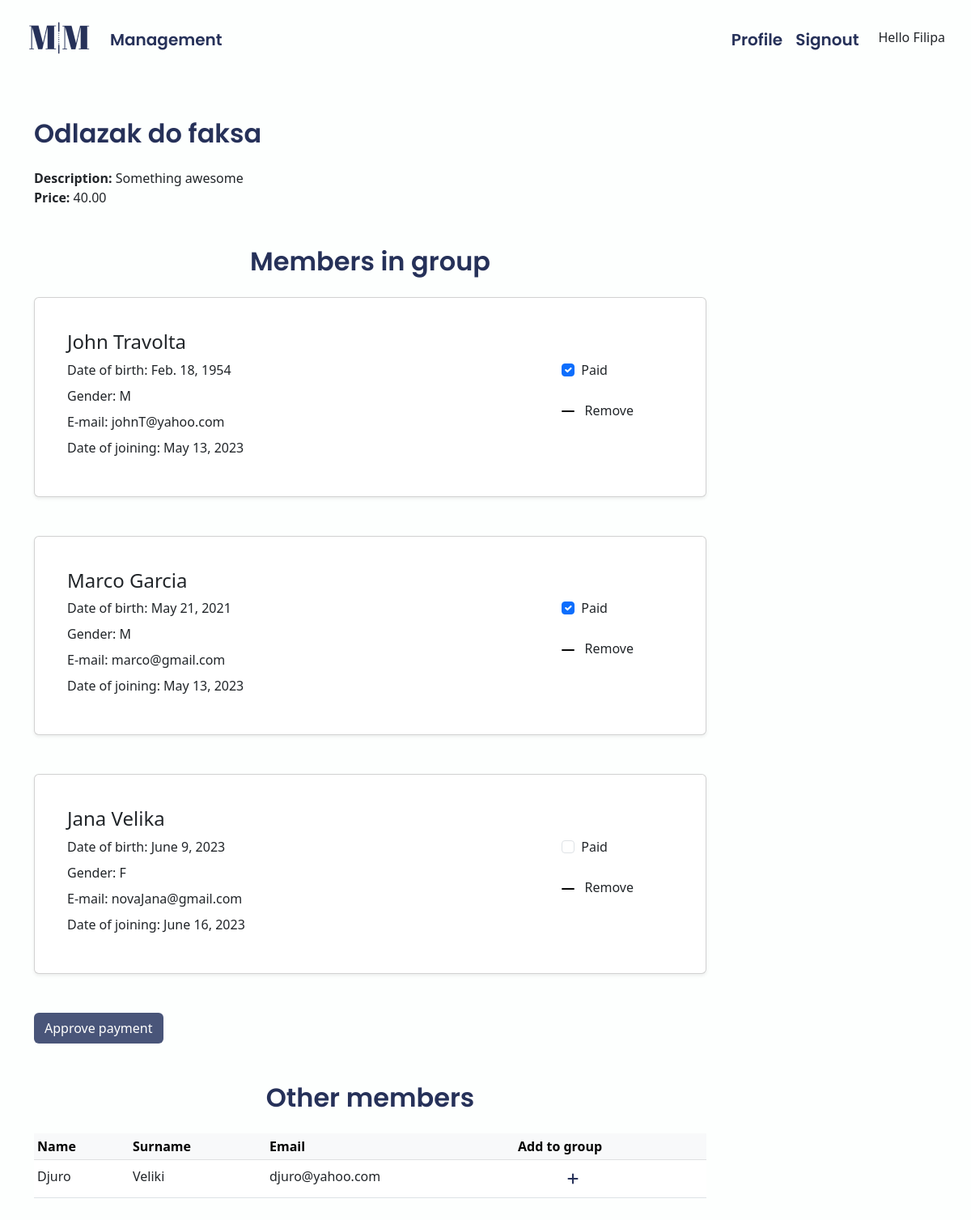
Screenshot of /app/management/group/7 (signed in) with the database file from the repository.
### app/models.py (models this page shows, shortened)
class Group(models.Model):
    owner = models.ForeignKey(User, on_delete=models.CASCADE)
    name = models.CharField(max_length=50)
    price = models.DecimalField(max_digits=8, decimal_places=2)
    description = models.TextField(max_length=300, default=None)
    paid = models.BooleanField(default=False)

class MembersInGroup(models.Model):
    member = models.ForeignKey(Member, on_delete=models.CASCADE)
    group = models.ForeignKey(Group, on_delete=models.CASCADE)
    is_paid = models.BooleanField(default=False)

class Member(models.Model):
    owner = models.ForeignKey(User, on_delete=models.CASCADE)
    name = models.CharField(blank=False, max_length=40)
    surname = models.CharField(blank=False, max_length=50)
    date_of_birth = models.DateField(default=datetime.date.today)
    gender = models.CharField(
        max_length=1,
        choices=Gender.choices,
        default=Gender.male,
    )
    email = models.EmailField(max_length=100)
    date_joined = models.DateField(default=datetime.date.today)
    @classmethod
    def get_owner_members(self, user):
        return Member.objects.filter(owner=user)

### app/views.py (the view, shortened to what this page needs)
# urls.py: path("management/group/<int:group_id>", views.group_details, name="group_details"),
@login_required()
def group_details(request, group_id):
    user = request.user
    group = Group.objects.get(pk=group_id)
    members_in_group = MembersInGroup.objects.all().filter(
        Q(group=group) & Q(group__owner=user)
    )
    other_members = Member.get_owner_members(user)
    members_not_in_group = other_members.exclude(
        id__in=members_in_group.values("member__id")
    )
    context = {
        "user": user,
        "group": group,
        "members_in_group": members_in_group,
        "members_not_in_group": members_not_in_group,
    }
    return render(request, "app/group_details.html", context)

### app/templates/app/group_details.html (shortened to what this page needs)
{% extends 'app/base.html' %}
{% block content %}
    <div class="row">
        <div class="col-12 col-md-9 mb-5">
            <h2 class="mb-4">{{ group.name }}</h2>
            <div><b>Description:</b> {{ group.description }}</div>
            <div><b>Price:</b> {{ group.price }}</div>
            <h2 class="text-center mt-5 mb-4">Members in group</h2>
            <form action=""method="POST">
                {% for member in members_in_group %}
                    {% include 'includes/member_card.html' with member=member %}
                {% endfor %}
            <button class="btn custom-btn" type="submit">Approve payment</button>
            <h2 class="text-center mt-5 mb-4">Other members</h2>
            <table class="table table-sm">
                <thead class="table-light">
                    <tr>
                        <th scope="col">Name</th>
                        <th scope="col">Surname</th>
                        <th scope="col">Email</th>
                        <th scope="col">Add to group</th>
                      </tr>
                </thead>
                <tbody>
                    {% for member in members_not_in_group %}
                    <tr>
                        <td class="pt-2">{{ member.name }}</td>
                        <td class="pt-2">{{ member.surname }}</td>
                        <td class="pt-2">{{ member.email }}</td>
                        <td>
                            <button type="button" class="btn" href="{% url 'app:view_member' member.id %}" data-bs-toggle="modal" data-bs-target="#addToGroupModal{{member.id}}">
                                <i class="fa-solid fa-plus ms-5" style="color: #263159;"></i>
                            </button>
                        </td>
                    </tr>
                    {% endfor %}
                </tbody>
                </table>
          <br>
          <br>
        </div>
    </div>
{% endblock content %}

### app/templates/app/base.html (shortened to what this page needs)
<!DOCTYPE html>
{% load static %}
<html>
    <head>
        <link href="https://cdn.jsdelivr.net/npm/bootstrap@5.3.0-alpha1/dist/css/bootstrap.min.css" rel="stylesheet">
        <link rel="stylesheet" href="https://cdnjs.cloudflare.com/ajax/libs/bootstrap-datepicker/1.9.0/css/bootstrap-datepicker.min.css">
        <link rel="stylesheet" href="https://cdnjs.cloudflare.com/ajax/libs/font-awesome/6.4.0/css/all.min.css" />
        <link rel="stylesheet" href="{% static 'app/css/base.css' %}">
    </head>
    <body>
        <nav class="navbar navbar-custom navbar-expand-lg">
            <div class="container-fluid  p-2 ms-4 me-4">
                <a class="navbar-brand" href="{% url 'app:management' %}"><img class="logo" src="{% static 'app/images/logo.webp' %}" ></a>
                <div class="collapse navbar-collapse" id="navbarText">
                {% if user.is_authenticated %}
                  <ul class="navbar-nav me-auto mb-2 mb-lg-0">
                    <li class="nav-item">
                      <a class="nav-link navbar-text" aria-current="page" href="{% url 'app:management' %}">Management</a>
                    </li>
                  </ul>
                  <ul class="navbar-nav ms-auto mb-2 mb-lg-0">
                    <li class="nav-item">
                      <a class="nav-link navbar-text" href="{% url 'accounts:profile' user.id %}">Profile</a>
                    </li>
                    <li class="nav-item me-3">
                      <a class="nav-link navbar-text" href="{% url 'logout' %}"> Signout</a>
                    </li>
                    <li class="nav-item mt-2">
                       Hello {{user.username}}
                    </li>
                  </ul>
                {% endif %}
                </div>
            </div>
        </nav>
        <div class="content container my-5">
          {% block content %}
          {% endblock %}
        </div>
    </body>
</html>

### app/templates/includes/member_card.html (shortened to what this page needs)
{% load static %}
<div class="card my-4 shadow-sm p-3 mb-5  rounded">
    <div class="card-body m-2">
      <div class="row">
        <h4 class="card-title">{{ member.member.name }} {{ member.member.surname }}</h4>
      </div>
      <div class="row">
      <div class="col-8">
        <div class="card-text mb-2">Date of birth: {{ member.member.date_of_birth }}</div>
        <div class="card-text mb-2">Gender: {{ member.member.gender }}</div>
        <div class="card-text mb-2">E-mail: {{ member.member.email }}</div>
        <div class="card-text mb-2">Date of joining: {{ member.member.date_joined }}</div>
      </div>
      <div class="col-4">
        <div class="row mb-3 ms-5">
          {% if member.is_paid %}
            <div class="form-check col-8 ms-5">
              <input class="form-check-input" type="checkbox" checked="checked" value={{member.id}} name="boxes">
              <span>Paid</span>
            </div>
          {% else %}
            <div class="form-check col-8 ms-5">
              <input class="form-check-input" type="checkbox" value={{member.id}} name="boxes">
              <span>Paid</span>
            </div>
          {% endif %}
        </div>
        <div class="ms-5 mt-4">
          <a class="minus-icon ms-5 me-2" href="{% url 'app:view_member' member.member.id %}" data-bs-toggle="modal" data-bs-target="#removeFromGroupModal{{member.member.id}}"><img class="minus" src="{% static 'app/images/minus.png' %}" alt="Minus"></a>
          <span>Remove</span>
        </div>
      </div>
      </div>
    </div>
  </div>

### app/static/app/css/base.css (style rules this page uses)
body { background-color: #FDFFFE; }
.navbar-custom .navbar-brand, .navbar-custom .navbar-text { font-size: 1.25em; font-family: 'Poppins', sans-serif; font-weight: 600; color: #263159; }
h1, h2, h3 { font-family: 'Poppins', sans-serif; font-weight: 600; color: #263159; }
.custom-btn { background-color: #495579; color: #fffffe; }
a:link { text-decoration: none; color: #495579; }

### rows the page displays
Group: name "Odlazak do faksa", description "Something awesome", price "40.00"
MembersInGroup: member.name "John", member.surname "Travolta", member.date_of_birth "Feb. 18, 1954", member.gender "M", member.email "johnT@yahoo.com", member.date_joined "May 13, 2023"
MembersInGroup: member.name "Marco", member.surname "Garcia", member.date_of_birth "May 21, 2021", member.gender "M", member.email "marco@gmail.com", member.date_joined "May 13, 2023"
MembersInGroup: member.name "Jana", member.surname "Velika", member.date_of_birth "June 9, 2023", member.gender "F", member.email "novaJana@gmail.com", member.date_joined "June 16, 2023"
Member: name "Djuro", surname "Veliki", email "djuro@yahoo.com"

### other values shown
{{ user.username }} "Filipa"
